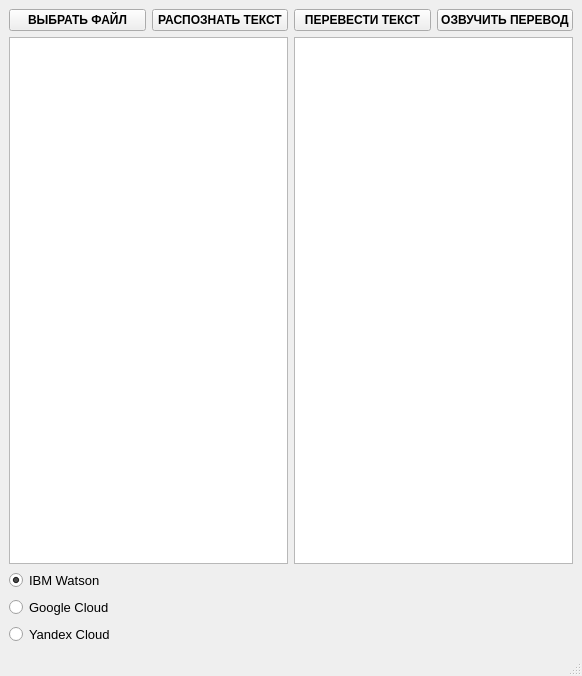
<?xml version="1.0" encoding="UTF-8"?>
<ui version="4.0">
 <class>MainWindow</class>
 <widget class="QMainWindow" name="MainWindow">
  <property name="geometry">
   <rect>
    <x>0</x>
    <y>0</y>
    <width>582</width>
    <height>676</height>
   </rect>
  </property>
  <property name="windowTitle">
   <string>MainWindow</string>
  </property>
  <widget class="QWidget" name="centralwidget">
   <layout class="QVBoxLayout" name="verticalLayout_2">
    <item>
     <layout class="QVBoxLayout" name="verticalLayout">
      <item>
       <layout class="QHBoxLayout" name="horizontalLayout">
        <item>
         <widget class="QPushButton" name="get_file_button">
          <property name="font">
           <font>
            <weight>75</weight>
            <bold>true</bold>
           </font>
          </property>
          <property name="text">
           <string>ВЫБРАТЬ ФАЙЛ</string>
          </property>
         </widget>
        </item>
        <item>
         <widget class="QPushButton" name="recognize_button">
          <property name="font">
           <font>
            <weight>75</weight>
            <bold>true</bold>
           </font>
          </property>
          <property name="text">
           <string>РАСПОЗНАТЬ ТЕКСТ</string>
          </property>
         </widget>
        </item>
        <item>
         <widget class="QPushButton" name="translate_button">
          <property name="font">
           <font>
            <weight>75</weight>
            <bold>true</bold>
           </font>
          </property>
          <property name="text">
           <string>ПЕРЕВЕСТИ ТЕКСТ</string>
          </property>
         </widget>
        </item>
        <item>
         <widget class="QPushButton" name="vocalize_button">
          <property name="font">
           <font>
            <weight>75</weight>
            <bold>true</bold>
           </font>
          </property>
          <property name="text">
           <string>ОЗВУЧИТЬ ПЕРЕВОД</string>
          </property>
         </widget>
        </item>
       </layout>
      </item>
      <item>
       <layout class="QHBoxLayout" name="horizontalLayout_2">
        <item>
         <widget class="QPlainTextEdit" name="recognized_text">
          <property name="readOnly">
           <bool>true</bool>
          </property>
         </widget>
        </item>
        <item>
         <widget class="QPlainTextEdit" name="translated_text">
          <property name="readOnly">
           <bool>true</bool>
          </property>
         </widget>
        </item>
       </layout>
      </item>
      <item>
       <widget class="QRadioButton" name="is_watson">
        <property name="font">
         <font>
          <pointsize>10</pointsize>
          <weight>50</weight>
          <bold>false</bold>
         </font>
        </property>
        <property name="text">
         <string>IBM Watson</string>
        </property>
        <property name="checked">
         <bool>true</bool>
        </property>
       </widget>
      </item>
      <item>
       <widget class="QRadioButton" name="is_google">
        <property name="font">
         <font>
          <pointsize>10</pointsize>
          <weight>50</weight>
          <bold>false</bold>
         </font>
        </property>
        <property name="text">
         <string>Google Cloud</string>
        </property>
       </widget>
      </item>
      <item>
       <widget class="QRadioButton" name="is_yandex">
        <property name="font">
         <font>
          <pointsize>10</pointsize>
         </font>
        </property>
        <property name="text">
         <string>Yandex Cloud</string>
        </property>
       </widget>
      </item>
     </layout>
    </item>
   </layout>
  </widget>
  <widget class="QMenuBar" name="menubar">
   <property name="geometry">
    <rect>
     <x>0</x>
     <y>0</y>
     <width>582</width>
     <height>21</height>
    </rect>
   </property>
  </widget>
  <widget class="QStatusBar" name="statusbar"/>
 </widget>
 <resources/>
 <connections/>
</ui>
